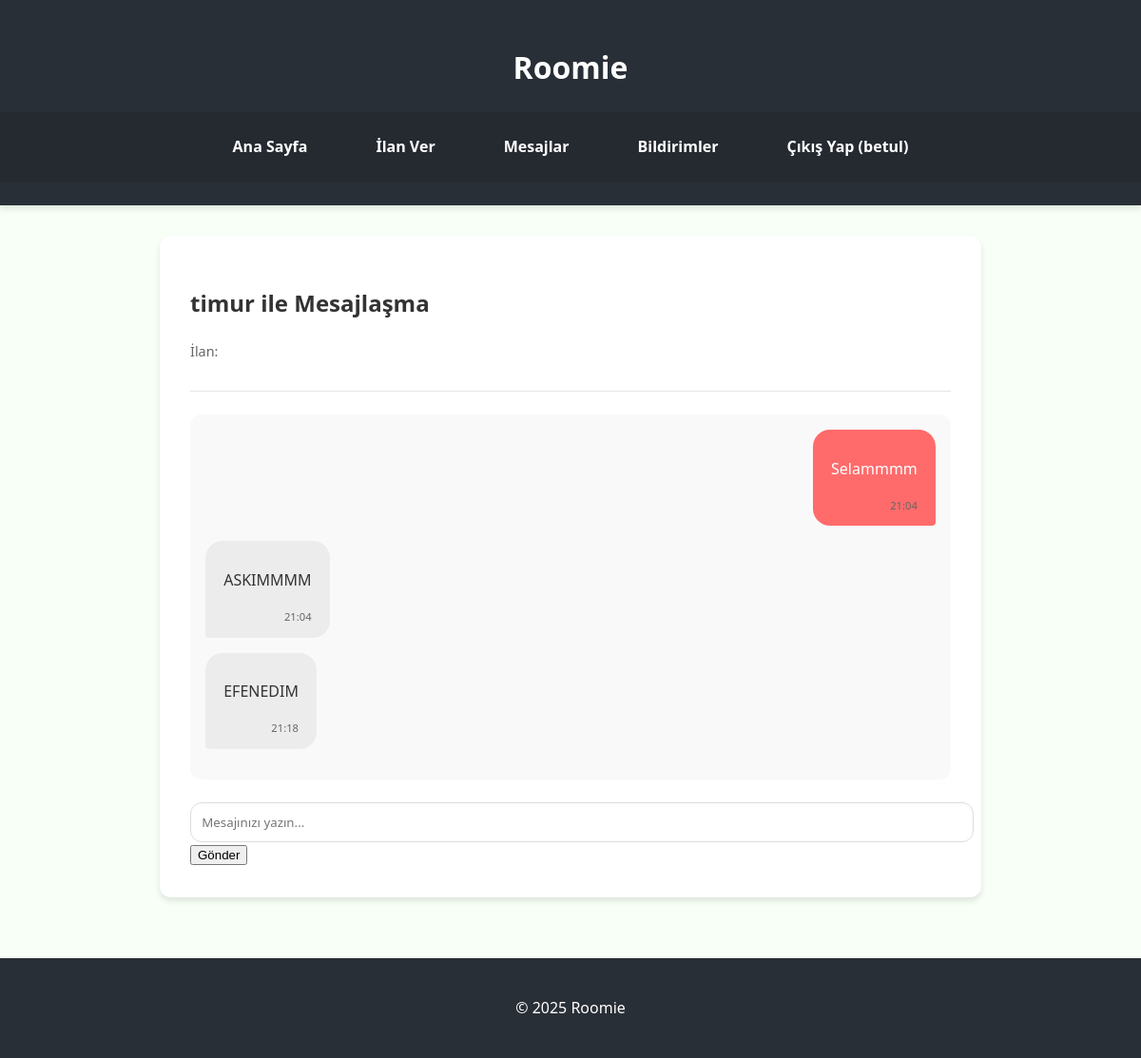
The page /mesaj_odasi/1 (signed in) on the database its author committed.
### tables this page shows
CREATE TABLE users (
            id INTEGER PRIMARY KEY AUTOINCREMENT,
            username TEXT UNIQUE NOT NULL,
            password TEXT NOT NULL,
            email TEXT UNIQUE NOT NULL,
            phone TEXT,
            created_at TIMESTAMP DEFAULT CURRENT_TIMESTAMP
        );

CREATE TABLE mesajlar (
            id INTEGER PRIMARY KEY AUTOINCREMENT,
            oda_id INTEGER NOT NULL,
            gonderen_id INTEGER NOT NULL,
            mesaj TEXT NOT NULL,
            okundu BOOLEAN DEFAULT 0,
            tarih TIMESTAMP DEFAULT CURRENT_TIMESTAMP,
            FOREIGN KEY(oda_id) REFERENCES mesaj_odalari(id),
            FOREIGN KEY(gonderen_id) REFERENCES users(id)
        );

### app.py (the view)
@app.route('/mesaj_odasi/<int:oda_id>')
@login_required
def mesaj_odasi(oda_id):
    db = get_db()
    oda = db.get_mesaj_odasi(oda_id)
    if not oda:
        abort(404)
    current_user_id = session['user_id']
    if current_user_id not in [oda['kullanici1_id'], oda['kullanici2_id']]:
        abort(403)
    onaylar = db.mesaj_odasi_onay_durumu(oda_id)
    if not onaylar.get(current_user_id, False):
        flash('Henüz bu sohbet odasına katılım onayı vermediniz', 'warning')
        return redirect(url_for('bildirimler'))
    if not all(onaylar.values()):
        flash('Karşı taraf henüz katılım onayı vermedi', 'info')
    mesajlar = db.get_mesajlar(oda_id)
    if current_user_id == oda['kullanici1_id']:
        diger_kullanici = db.get_user_by_id(oda['kullanici2_id'])
    else:
        diger_kullanici = db.get_user_by_id(oda['kullanici1_id'])
    return render_template('mesaj_odasi.html',
                         oda=oda,
                         mesajlar=mesajlar,
                         diger_kullanici=diger_kullanici)

### app.py (called while the page is built)
@app.template_filter('datetimeformat')
def datetimeformat(value, format='%d.%m.%Y %H:%M'):
    if isinstance(value, str):
        value = datetime.strptime(value, '%Y-%m-%d %H:%M:%S')
    return value.strftime(format)

def get_db():
    if 'db' not in g:
        g.db = Database(app.config['DATABASE'])
    return g.db

def generate_csrf_token():
    if '_csrf_token' not in session:
        session['_csrf_token'] = secrets.token_hex(16)
    return session['_csrf_token']

def login_required(f):
    @wraps(f)
    def decorated_function(*args, **kwargs):
        if 'user_id' not in session:
            flash('Bu sayfayı görüntülemek için giriş yapmalısınız', 'danger')
            return redirect(url_for('login', next=request.url))
        return f(*args, **kwargs)
    return decorated_function

@app.context_processor
def inject_notification_count():
    if 'user_id' in session:
        db = get_db()
        cursor = db.conn.cursor()
        cursor.execute('''
            SELECT COUNT(*) FROM bildirimler
            WHERE user_id = ? AND okundu = 0
        ''', (session['user_id'],))
        unread = cursor.fetchone()[0]
        return {'unread_notifications': unread}
    return {'unread_notifications': 0}

### database.py (called while the page is built)
    def mesaj_odasi_onay_durumu(self, oda_id):
        cursor = self.conn.cursor()
        cursor.execute('''
            SELECT user_id, onayli FROM mesaj_odasi_onay
            WHERE oda_id = ?
        ''', (oda_id,))
        return {row['user_id']: bool(row['onayli']) for row in cursor.fetchall()}

    def get_user_by_id(self, user_id):
        cursor = self.conn.cursor()
        cursor.execute('SELECT * FROM users WHERE id = ?', (user_id,))
        return cursor.fetchone()

    def get_mesaj_odasi(self, oda_id):
        cursor = self.conn.cursor()
        cursor.execute('''
            SELECT * FROM mesaj_odalari WHERE id = ?
        ''', (oda_id,))
        return cursor.fetchone()

    def get_mesajlar(self, oda_id):
        try:
            cursor = self.conn.cursor()
            cursor.execute('''
                SELECT m.*, u.username
                FROM mesajlar m
                JOIN users u ON m.gonderen_id = u.id
                WHERE m.oda_id = ?
                ORDER BY m.tarih ASC
            ''', (oda_id,))
            return [dict(row) for row in cursor.fetchall()]
        except sqlite3.Error as e:
            print("Mesajlar getirme hatası:", e)
            return []

    def __del__(self):
        self.close()

### templates/mesaj_odasi.html (shortened to what this page needs)
{% extends "base.html" %}
{% block content %}
<section class="mesaj-odasi">
    <div class="mesaj-header">
        <h2>{{ diger_kullanici.username }} ile Mesajlaşma</h2>
        <p class="ilan-bilgi">İlan: {{ oda.ilan_baslik }}</p>
    </div>
    <div class="mesajlar-container" id="mesajlar-container">
        {% for mesaj in mesajlar %}
        <div class="mesaj {% if mesaj.gonderen_id == session['user_id'] %}gonderen{% else %}alici{% endif %}">
            <div class="mesaj-icerik">
                <p>{{ mesaj.mesaj }}</p>
                <span class="mesaj-tarih">{{ mesaj.tarih|datetimeformat('%H:%M') }}</span>
            </div>
        </div>
        {% endfor %}
    </div>
	<form id="mesaj-form" onsubmit="return false;">
		<input type="text" name="mesaj" id="mesaj-input" placeholder="Mesajınızı yazın..." required>
		<button type="button" onclick="mesajGonder()">Gönder</button>
	</form>
</section>
{% endblock %}

### templates/base.html (shortened to what this page needs)
<!DOCTYPE html>
<html lang="tr">
<head>
    <link rel="stylesheet" href="{{ url_for('static', filename='css/style.css') }}">
</head>
<body>
    <header>
        <h1>Roomie</h1>
			<nav>
				<a href="{{ url_for('index') }}">Ana Sayfa</a>
				{% if 'user_id' in session %}
					<a href="{{ url_for('ilan_ver') }}">İlan Ver</a>
					<a href="{{ url_for('mesajlar') }}">Mesajlar</a>
					<a href="{{ url_for('bildirimler') }}">
						Bildirimler
					</a>
					<a href="{{ url_for('logout') }}">Çıkış Yap ({{ session['username'] }})</a>
				{% else %}
					<a href="{{ url_for('login') }}">Giriş Yap</a>
				{% endif %}
			</nav>
    </header>
    <main>
        {% block content %}{% endblock %}
    </main>
    <footer>
        <p>&copy; 2025 Roomie</p>
    </footer>
</body>
</html>

### static/css/style.css (style rules this page uses)
:root { --primary-color: #FF6B6B; --secondary-color: #4ECDC4; --accent-color: #FFE66D; --dark-color: #292F36; --light-color: #F7FFF7; --text-color: #333333; --text-light: #ffffff; --shadow: 0 4px 6px rgba(0, 0, 0, 0.1); --border-radius: 12px; }
body { font-family: 'Nunito', 'Segoe UI', Tahoma, Geneva, Verdana, sans-serif; line-height: 1.6; margin: 0; padding: 0; color: var(--text-color); background-color: var(--light-color); }
header { background-color: var(--dark-color); color: var(--text-light); padding: 1.5rem 0; text-align: center; box-shadow: var(--shadow); }
nav { display: flex; justify-content: center; gap: 1.5rem; padding: 1rem 0; background-color: rgba(0, 0, 0, 0.1); }
nav a { color: var(--text-light); text-decoration: none; padding: 0.5rem 1.5rem; border-radius: 20px; transition: all 0.3s ease; font-weight: 600; display: flex; align-items: center; gap: 0.5rem; }
main { padding: 2rem; max-width: 1200px; margin: 0 auto; }
footer { text-align: center; padding: 1.5rem 0; background-color: var(--dark-color); color: var(--text-light); margin-top: 2rem; }
input[type="text"], input[type="number"], textarea, select { width: 100%; padding: 0.7rem; border: 1px solid #ddd; border-radius: var(--border-radius); font-family: inherit; transition: all 0.3s ease; }
.mesaj-odasi { max-width: 800px; margin: 0 auto; padding: 2rem; background: white; border-radius: var(--border-radius); box-shadow: var(--shadow); }
.mesaj-header { margin-bottom: 1.5rem; padding-bottom: 1rem; border-bottom: 1px solid rgba(0, 0, 0, 0.1); }
.ilan-bilgi { color: #666; font-size: 0.9em; }
.mesajlar-container { max-height: 500px; overflow-y: auto; margin-bottom: 1.5rem; padding: 1rem; background: #f9f9f9; border-radius: var(--border-radius); }
.mesaj { margin-bottom: 1rem; display: flex; }
.mesaj.gonderen { justify-content: flex-end; }
.mesaj.alici { justify-content: flex-start; }
.mesaj-icerik { max-width: 70%; padding: 0.8rem 1.2rem; border-radius: 18px; position: relative; }
.mesaj.gonderen .mesaj-icerik { background-color: var(--primary-color); color: white; border-bottom-right-radius: 4px; }
.mesaj.alici .mesaj-icerik { background-color: #ECECEC; border-bottom-left-radius: 4px; }
.mesaj-tarih { display: block; font-size: 0.7em; color: #666; text-align: right; margin-top: 0.5rem; }

### rows shown on the page
users: username "betul"
users: username "timur"
mesajlar: mesaj "Selammmm", tarih "21:04"
mesajlar: mesaj "ASKIMMMM", tarih "21:04"
mesajlar: mesaj "EFENEDIM", tarih "21:18"
